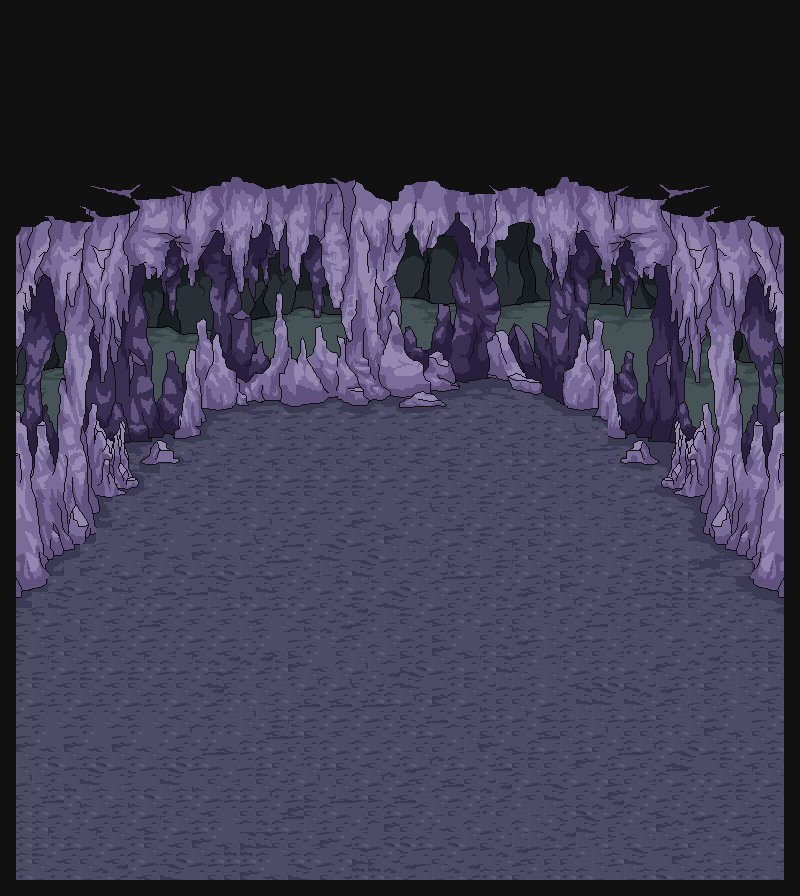

Below is a game level as drawn by its tile map, then a one-line description and the .tmx that defines it (tile-layer data replaced by summaries):
An orthogonal 50x56 tile map with 16x16 px tiles, 2 tile layers (_1_floor, _2_walls), 44 hidden layers not drawn, 2 tilesets and 5 objects (ATM, FIGHT, BREW, SERVICE, p1spawn).

<map version="1.10" tiledversion="1.10.2" orientation="orthogonal" renderorder="right-down" width="50" height="56" tilewidth="16" tileheight="16" infinite="0" nextlayerid="91" nextobjectid="58">
 <editorsettings>
  <export target="HQ.json" format="json" />
 </editorsettings>
 <tileset firstgid="1" name="HQ_Tileset" tilewidth="16" tileheight="16" tilecount="2116" columns="46">
  <image source="HQ_Sprite_Sheet.png" trans="ff00ff" width="736" height="736" />
 </tileset>
 <tileset firstgid="2117" name="Mine" tilewidth="16" tileheight="16" tilecount="2300" columns="50">
  <image source="MINE_Sprite_Sheet.png" trans="ff00ff" width="800" height="736" />
 </tileset>
 <layer id="6" name="_1_floor" width="50" height="56">
  <data>[2800 cells, 2799 non-empty, 109 distinct tile ids]</data>
 </layer>
 <layer id="11" name="_2_walls" width="50" height="56">
  <data>[2800 cells, 1560 non-empty, 871 distinct tile ids]</data>
 </layer>
 <layer id="12" name="_3_wallDecor" width="50" height="56" visible="0">
  <data>[2800 cells, 111 non-empty, 83 distinct tile ids]</data>
 </layer>
 <layer id="84" name="doorsOpen" width="50" height="56" visible="0">
  <data>[2800 cells, 32 non-empty, 11 distinct tile ids]</data>
 </layer>
 <layer id="85" name="doorsClosed" width="50" height="56" visible="0">
  <data>[2800 cells, 40 non-empty, 20 distinct tile ids]</data>
 </layer>
 <layer id="58" name="_4_displayScreen" width="50" height="56" visible="0" offsetx="-24" offsety="-5.33333">
  <data>[2800 cells, 111 non-empty, 111 distinct tile ids]</data>
 </layer>
 <group id="49" name="service_desk" visible="0">
  <layer id="30" name="serviceSign" width="50" height="56" offsetx="-44.6667" offsety="53.3333">
   <data>[2800 cells, 17 non-empty, 17 distinct tile ids]</data>
  </layer>
  <layer id="48" name="service_area" width="50" height="56" visible="0" locked="1" opacity="0.3">
   <data>[2800 cells, 20 non-empty, 1 distinct tile ids]</data>
  </layer>
  <layer id="60" name="service_desk" width="50" height="56">
   <data>[2800 cells, 79 non-empty, 79 distinct tile ids]</data>
  </layer>
  <layer id="62" name="serviceMachine1Down" width="50" height="56">
   <data>[2800 cells, 4 non-empty, 4 distinct tile ids]</data>
  </layer>
  <layer id="61" name="serviceMachine1Up" width="50" height="56">
   <data>[2800 cells, 6 non-empty, 6 distinct tile ids]</data>
  </layer>
  <layer id="64" name="serviceMachine2Down" width="50" height="56">
   <data>[2800 cells, 4 non-empty, 4 distinct tile ids]</data>
  </layer>
  <layer id="63" name="serviceMachine2Up" width="50" height="56">
   <data>[2800 cells, 6 non-empty, 6 distinct tile ids]</data>
  </layer>
 </group>
 <layer id="15" name="arena" width="50" height="56" visible="0">
  <data>[2800 cells, 79 non-empty, 34 distinct tile ids]</data>
 </layer>
 <group id="78" name="MintOMatics" visible="0">
  <layer id="13" name="MoMTunnel" width="50" height="56">
   <data>[2800 cells, 0 non-empty, 0 distinct tile ids]</data>
  </layer>
  <layer id="74" name="MoM1" width="50" height="56">
   <data>[2800 cells, 0 non-empty, 0 distinct tile ids]</data>
  </layer>
  <layer id="75" name="MoM2" width="50" height="56">
   <data>[2800 cells, 0 non-empty, 0 distinct tile ids]</data>
  </layer>
  <layer id="76" name="MoM3" width="50" height="56">
   <data>[2800 cells, 18 non-empty, 18 distinct tile ids]</data>
  </layer>
  <layer id="14" name="MoMDoor" width="50" height="56" offsetx="-5" offsety="6">
   <data>[2800 cells, 1 non-empty, 1 distinct tile ids]</data>
  </layer>
 </group>
 <group id="47" name="pipes" visible="0">
  <layer id="89" name="backPipes" width="50" height="56">
   <data>[2800 cells, 42 non-empty, 42 distinct tile ids]</data>
  </layer>
  <layer id="23" name="3MoMvertPipes" width="50" height="56" offsetx="-3" offsety="-10">
   <data>[2800 cells, 9 non-empty, 9 distinct tile ids]</data>
  </layer>
  <layer id="80" name="rightVertPipesLow" width="50" height="56">
   <data>[2800 cells, 0 non-empty, 0 distinct tile ids]</data>
  </layer>
  <layer id="81" name="leftPipesLow" width="50" height="56">
   <data>[2800 cells, 32 non-empty, 32 distinct tile ids]</data>
  </layer>
  <layer id="90" name="leftVerts" width="50" height="56" offsetx="15" offsety="-16">
   <data>[2800 cells, 222 non-empty, 63 distinct tile ids]</data>
  </layer>
  <layer id="79" name="leftVertPipe" width="50" height="56" offsetx="2" offsety="15.5">
   <data>[2800 cells, 30 non-empty, 18 distinct tile ids]</data>
  </layer>
  <layer id="65" name="centerPipes" width="50" height="56" offsetx="0.5" offsety="-8">
   <data>[2800 cells, 88 non-empty, 85 distinct tile ids]</data>
  </layer>
  <layer id="32" name="leftPipesTop" width="50" height="56" offsetx="-15.8333" offsety="26.3333">
   <data>[2800 cells, 75 non-empty, 72 distinct tile ids]</data>
  </layer>
  <layer id="31" name="momBox" width="50" height="56" offsetx="2" offsety="-7">
   <data>[2800 cells, 1 non-empty, 1 distinct tile ids]</data>
  </layer>
  <layer id="88" name="rightPipes" width="50" height="56" offsetx="19" offsety="9">
   <data>[2800 cells, 0 non-empty, 0 distinct tile ids]</data>
  </layer>
  <layer id="77" name="leftPipes2" width="50" height="56" offsetx="-28.5" offsety="55">
   <data>[2800 cells, 67 non-empty, 67 distinct tile ids]</data>
  </layer>
 </group>
 <group id="45" name="fight_machine" visible="0" offsetx="-37" offsety="44">
  <layer id="26" name="fight_down" width="50" height="56">
   <data>[2800 cells, 36 non-empty, 36 distinct tile ids]</data>
  </layer>
  <layer id="27" name="fight_up" width="50" height="56">
   <data>[2800 cells, 34 non-empty, 34 distinct tile ids]</data>
  </layer>
  <layer id="41" name="fight_area" width="50" height="56" opacity="0.3">
   <data>[2800 cells, 12 non-empty, 1 distinct tile ids]</data>
  </layer>
 </group>
 <group id="44" name="brew" visible="0" offsetx="-40" offsety="41">
  <layer id="28" name="brew_down" width="50" height="56">
   <data>[2800 cells, 30 non-empty, 30 distinct tile ids]</data>
  </layer>
  <layer id="29" name="brew_up" width="50" height="56">
   <data>[2800 cells, 30 non-empty, 30 distinct tile ids]</data>
  </layer>
  <layer id="43" name="brew_area" width="50" height="56" opacity="0.3">
   <data>[2800 cells, 12 non-empty, 1 distinct tile ids]</data>
  </layer>
 </group>
 <group id="46" name="atm" visible="0" offsetx="-48" offsety="-1">
  <layer id="39" name="atm_down" width="50" height="56">
   <data>[2800 cells, 12 non-empty, 12 distinct tile ids]</data>
  </layer>
  <layer id="40" name="atm_up" width="50" height="56">
   <data>[2800 cells, 12 non-empty, 12 distinct tile ids]</data>
  </layer>
  <layer id="42" name="atm_area" width="50" height="56" visible="0" opacity="0.3">
   <data>[2800 cells, 12 non-empty, 1 distinct tile ids]</data>
  </layer>
 </group>
 <layer id="57" name="propsLow" width="50" height="56" visible="0">
  <data>[2800 cells, 24 non-empty, 24 distinct tile ids]</data>
 </layer>
 <layer id="70" name="propsMid" width="50" height="56" visible="0">
  <data>[2800 cells, 0 non-empty, 0 distinct tile ids]</data>
 </layer>
 <layer id="66" name="Box1" width="50" height="56" visible="0">
  <data>[2800 cells, 9 non-empty, 9 distinct tile ids]</data>
 </layer>
 <layer id="67" name="Box2" width="50" height="56" visible="0" offsetx="-12" offsety="12">
  <data>[2800 cells, 9 non-empty, 9 distinct tile ids]</data>
 </layer>
 <layer id="68" name="Box3" width="50" height="56" visible="0" offsetx="-6.66667" offsety="-16.6667">
  <data>[2800 cells, 9 non-empty, 9 distinct tile ids]</data>
 </layer>
 <layer id="50" name="wallCollisions" width="50" height="56" visible="0" opacity="0.3">
  <data>[2800 cells, 158 non-empty, 3 distinct tile ids]</data>
 </layer>
 <layer id="51" name="stageCollisions" width="50" height="56" visible="0" locked="1" opacity="0.3">
  <data>[2800 cells, 41 non-empty, 1 distinct tile ids]</data>
 </layer>
 <objectgroup id="17" name="ui" visible="0" locked="1">
  <object id="43" name="ATM" x="464" y="358" width="113.333" height="113.333">
   <ellipse />
  </object>
  <object id="45" name="FIGHT" x="365.333" y="382" width="140" height="136">
   <ellipse />
  </object>
  <object id="46" name="BREW" x="320.667" y="454" width="128" height="129.333">
   <ellipse />
  </object>
  <object id="47" name="SERVICE" x="163.333" y="574.667" width="141.333" height="132.667">
   <ellipse />
  </object>
 </objectgroup>
 <objectgroup id="37" name="spawn_points" visible="0" locked="1">
  <object id="55" name="p1spawn" x="717.333" y="618.667">
   <point />
  </object>
 </objectgroup>
</map>
